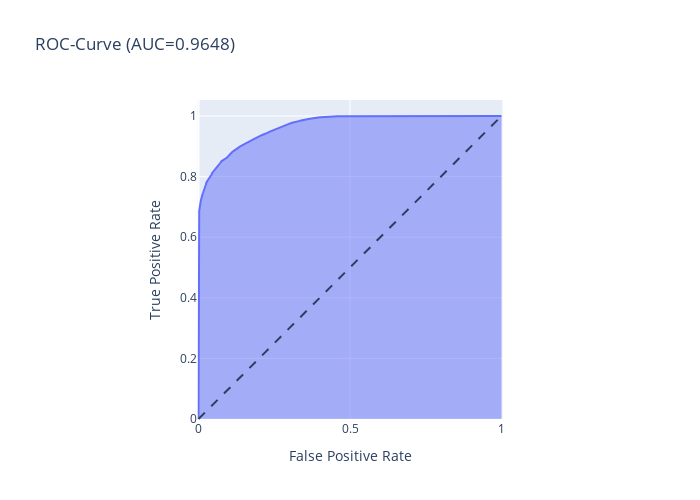

Notebook code cell kept with this figure:
### Markdown cell above
#### Entscheidung für Over- oder Undersampling

### Code cell
from sklearn.metrics import confusion_matrix, roc_curve
### Undersampling ###
rand_for = RandomForestClassifier(n_jobs=-1, random_state=41)

rand_for.fit(X_train_SMOTE, y_train_SMOTE)

res = rand_for.predict(X_test_SMOTE)
resa = rand_for.predict_proba(X_test_SMOTE)[:,1]

confusion_matrix(y_test_SMOTE, res)
fpr, tpr, _ = roc_curve(y_test_SMOTE, resa)
auc_score = roc_auc_score(y_test_SMOTE, resa)


fig = px.area(
    x=fpr, y=tpr,
    title=f'ROC-Curve (AUC={auc(fpr, tpr):.4f})',
    labels=dict(x='False Positive Rate', y='True Positive Rate'),
    width=700, height=500
)


fig.add_shape(
    type='line', line=dict(dash='dash'),
    x0=0, x1=1, y0=0, y1=1
)


fig.update_yaxes(scaleanchor="x", scaleratio=1)
fig.update_xaxes(constrain='domain')

fig.show()

### Figure 1 — Plotly figure (JSON) as saved in the notebook; plotly's stock layout.template omitted (floating-point values rounded to 4 significant figures)
{"data": [{"hovertemplate": "False Positive Rate=%{x}<br>True Positive Rate=%{y}<extra></extra>", "legendgroup": "", "line": {"color": "#636efa"}, "marker": {"symbol": "circle"}, "mode": "lines", "name": "", "orientation": "v", "showlegend": false, "stackgroup": "1", "type": "scatter", "x": [0, 0, 0, 0, 0, 0, 0.0001493, 0.0002986, 0.0002986, 0.0002986, 0.0002986, 0.0004478, 0.0008957, 0.001045, 0.001194, 0.001642, 0.001791, 0.002239, 0.002388, 0.003284, 0.003583, 0.004329, 0.005075, 0.006568, 0.007464, 0.00821, 0.009554, 0.01134, 0.01239, 0.01388, 0.01567, 0.01776, 0.01896, 0.0212, 0.02299, 0.02478, 0.02612, 0.02896, 0.0318, 0.03389, 0.03777, 0.0409, 0.04329, 0.04568, 0.05001, 0.05449, 0.05837, 0.0615, 0.06479, 0.06897, 0.0724, 0.07538, 0.0827, 0.08897, 0.09315, 0.09807, 0.1027, 0.1072, 0.1112, 0.1175, 0.1237, 0.1321, 0.1378, 0.1439, 0.1505, 0.1579, 0.1657, 0.1732, 0.1808, 0.1884, 0.197, 0.2053, 0.212, 0.2203, 0.2272, 0.2356, 0.2435, 0.2502, 0.2577, 0.265, 0.2733, 0.2821, 0.2891, 0.2965, 0.3062, 0.3144, 0.3217, 0.3309, 0.3383, 0.3456, 0.3551, 0.3632, 0.373, 0.3832, 0.3945, 0.4036, 0.4148, 0.4281, 0.4432, 0.4602, 0.4862, 1], "xaxis": "x", "y": [0, 0.5201, 0.5626, 0.5822, 0.5941, 0.6028, 0.6114, 0.6192, 0.628, 0.6353, 0.6422, 0.6498, 0.6546, 0.6619, 0.6676, 0.6716, 0.6762, 0.6811, 0.6876, 0.6928, 0.6985, 0.704, 0.7089, 0.7138, 0.7192, 0.7232, 0.728, 0.7335, 0.7394, 0.744, 0.7483, 0.7531, 0.7585, 0.7641, 0.7692, 0.7749, 0.7807, 0.7858, 0.7904, 0.7953, 0.7992, 0.8036, 0.8071, 0.8136, 0.8179, 0.8222, 0.8279, 0.8324, 0.8365, 0.8404, 0.8456, 0.8504, 0.8545, 0.858, 0.8621, 0.8671, 0.8724, 0.878, 0.8813, 0.8855, 0.8907, 0.8949, 0.8997, 0.9034, 0.9074, 0.9121, 0.916, 0.9191, 0.9227, 0.9257, 0.9307, 0.9349, 0.9382, 0.9407, 0.9443, 0.9485, 0.9519, 0.9546, 0.9584, 0.9616, 0.9648, 0.9673, 0.9706, 0.9731, 0.9767, 0.9795, 0.9816, 0.9831, 0.9849, 0.9873, 0.9885, 0.9901, 0.9922, 0.994, 0.9954, 0.9963, 0.9972, 0.9978, 0.9984, 0.9988, 0.9991, 1], "yaxis": "y"}], "layout": {"height": 500, "legend": {"tracegroupgap": 0}, "shapes": [{"line": {"dash": "dash"}, "type": "line", "x0": 0, "x1": 1, "y0": 0, "y1": 1}], "title": {"text": "ROC-Curve (AUC=0.9648)"}, "width": 700, "xaxis": {"anchor": "y", "constrain": "domain", "domain": [0, 1], "title": {"text": "False Positive Rate"}}, "yaxis": {"anchor": "x", "domain": [0, 1], "scaleanchor": "x", "scaleratio": 1, "title": {"text": "True Positive Rate"}}}}
